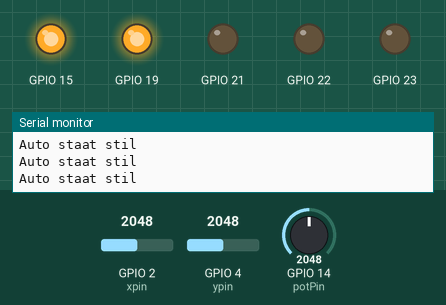
The program below on a simulated ESP32. On the bench: output pins drawn as LEDs (lit = HIGH), the last lines printed to the serial monitor. Inputs (shaded band) come from the test bench; at power-on: GPIO 2 (xpin) = 2048, GPIO 4 (ypin) = 2048, GPIO 14 (potPin) = 2048.

Above: at 1.2 s.
1.3 s: GPIO 2 (xpin) set to 2737
4.3 s: GPIO 2 (xpin) set to 2843
At 5.5 s:
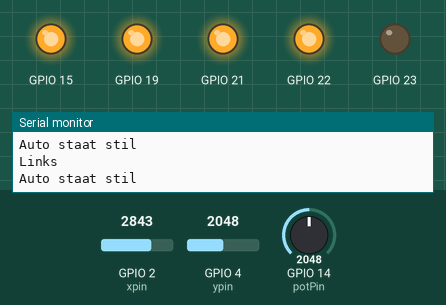
5.8 s: GPIO 4 (ypin) set to 2755
8.8 s: GPIO 4 (ypin) set to 2837
At 9.8 s:
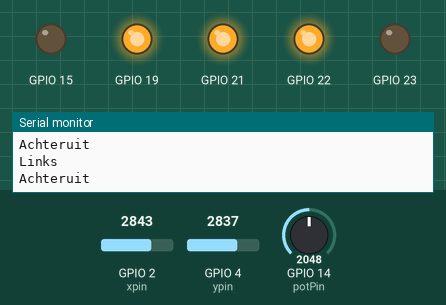
10.3 s: GPIO 4 (ypin) set to 491
At 11.3 s:
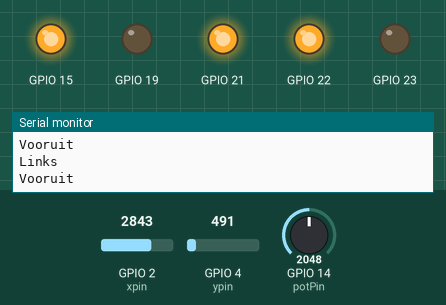
11.8 s: GPIO 2 (xpin) set to 491
At 13.1 s:
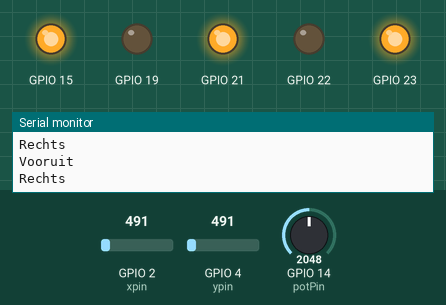
Timing chart, 0 to 14.3 s (numbered marks = the images above; inputs shaded):
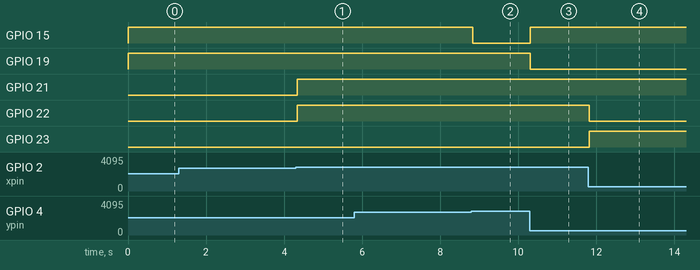

Measured:
- the behaviour switches between 2800 and 2801 on GPIO 2 (xpin) (found by bisection; images 0 and 1)
- the behaviour switches between 2800 and 2801 on GPIO 4 (ypin) (found by bisection; images 1 and 2)
- after the input at 4.3 s, GPIO 21, GPIO 22: LOW → HIGH at once
- after the input at 8.8 s, GPIO 15: HIGH → LOW at once
- after the input at 10.3 s, GPIO 15: LOW → HIGH at once; GPIO 19: HIGH → LOW at once
- after the input at 11.8 s, GPIO 22: HIGH → LOW at once; GPIO 23: LOW → HIGH at once

The program:

main.cpp
```cpp
#include <Arduino.h>
#include "MotorControl.h"

const int potPin = 14;

const int xpin = 2;
const int ypin = 4;
int xposition;
int yposition;
int High=2800;
int Low=1200;

MotorControl car(23, 22, 21, 13, 15, 19);

void setup() {
  car.initialize();
}

void loop() {
  //binnenhalen van de waarden van de potmeter en de joystick
  int PotValue = analogRead(potPin);
  xposition = analogRead(xpin);
  yposition = analogRead(ypin);

  //Dit regelt de positie van het stuurwiel maar zetten we voorlopig in commentaar omdat we de potmeter niet gebruiken
  // if (PotValue != xposition) {
  //   adjustWheelPosition(xposition,potValue);
  // }

  //snelheid
  if (yposition > High) {
    Serial.println("Achteruit");
    car.moveBackward();
  } else if (yposition < Low) {
    Serial.println("Vooruit");
    car.moveForward();
  }else {
    car.stopMotor();
    Serial.println("Auto staat stil");
  }

  //sturen dit kan allemaal in commentaar omdat je de adjustWheelPosition functie gebruikt
  //maar ik laat dit staan omdat het systeem met de potmeter niet werkt
  if (xposition > High) {
    car.turnLeft();
    Serial.println("Links");
  } else if (xposition < Low) {
    car.turnRight();
    Serial.println("Rechts");
  } else {
    car.turnStraight();
    Serial.println("Auto staat stil");
  }
}

//deze functie zorgt er voor dat de wielen van de automatisch worden gepositioneerd afgankelijk van de positie van de
//xcoordinaat van de joystick en de potmeter
void adjustWheelPosition(int xposition, int potvalue) {
  int draaiHoek = xposition - potvalue;

  if (draaiHoek > 200) {
    // Draai naar rechts
    car.turnRight();
  } else if (draaiHoek < 200) {
    // Draai naar links
    car.turnLeft();
  } else {
    // Ga rechtuit als de draaihoek 0 is
    car.turnStraight();
  }
}
```

MotorControl.cpp
```cpp
#include "MotorControl.h"

//Function definitions
void MotorControl::initialize() {
  //Initialize serial communication
  Serial.begin(9600);

  //Initialize pins
  pinMode(IN1, OUTPUT);
  pinMode(IN2, OUTPUT);
  ledcSetup(channel, 5000, 8);
  ledcAttachPin(ENA, channel);

  pinMode(forward, OUTPUT);
  pinMode(backwards, OUTPUT);
}

//Functions for controlling the car
void MotorControl::moveForward() {
  digitalWrite(forward, HIGH);
  digitalWrite(backwards, LOW);
}

void MotorControl::moveBackward() {
  digitalWrite(forward, LOW);
  digitalWrite(backwards, HIGH);
}

void MotorControl::stopMotor() {
  digitalWrite(forward, HIGH);
  digitalWrite(backwards, HIGH);
}

void MotorControl::turnLeft() {
  ledcWrite(channel, 255);
  digitalWrite(IN1, LOW);
  digitalWrite(IN2, HIGH);
}

void MotorControl::turnRight() {
  ledcWrite(channel, 255);
  digitalWrite(IN1, HIGH);
  digitalWrite(IN2, LOW);
}

void MotorControl::turnStraight() {
  ledcWrite(channel, 0);
  digitalWrite(IN1, LOW);
  digitalWrite(IN2, LOW);
}
```

MotorControl.h
```cpp
#ifndef MotorControl_h
#define MotorControl_h

#include <Arduino.h>

class MotorControl {
  //Private variables
  const int IN1, IN2, ENA, channel;
  const int forward, backwards;

public:
  //Constructor
  MotorControl(int in1, int in2, int ena, int ch, int fw, int bw)
      : IN1(in1), IN2(in2), ENA(ena), channel(ch), forward(fw), backwards(bw) {}

  //Function definitions
  void initialize();
  void moveForward();
  void moveBackward();
  void stopMotor();
  void turnLeft();
  void turnRight();
  void turnStraight();

};

#endif
```
